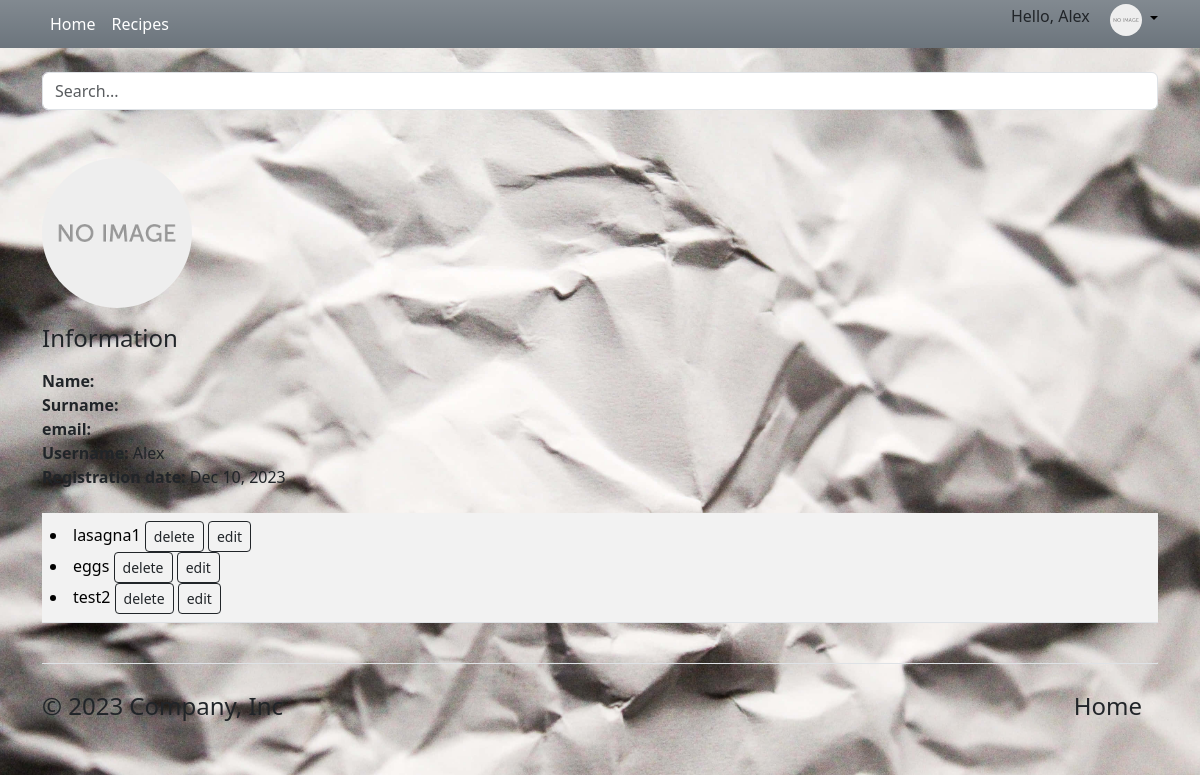
The app's page /profile/user_page/ (signed in) with its own data.
### profiles/models.py (models this page shows, shortened)
class Profile(models.Model):
    first_name = models.CharField(max_length=50, verbose_name='First name')
    last_name = models.CharField(max_length=50, verbose_name='Last name')
    nickname = models.CharField(max_length=150, verbose_name='Nickname')
    email = models.EmailField(verbose_name='Mail', null=True, blank=True)
    avatar = models.ImageField("avatar", default='default.png', upload_to='avatars/')
    favourites = models.ManyToManyField(Recipes, blank=True, default=None, related_name='favourite_recipe')
    user = models.OneToOneField(User, on_delete=models.CASCADE, related_name='profile_user')
    created_at = models.DateTimeField(verbose_name='Created at', auto_now_add=True)
    updated_at = models.DateTimeField(verbose_name='Updated at', auto_now=True)
    class Meta:
        verbose_name = 'Profile'
        verbose_name_plural = 'Profiles'

### book/models.py (models this page shows, shortened)
class Recipes(models.Model):
    title = models.CharField(max_length=255, verbose_name='Recipe')
    photo = models.ImageField('Photo', upload_to='photo/', default='default.png')
    ingredients = models.ManyToManyField(Ingredients, related_name='Ingredients')
    cooking = models.TextField(verbose_name='Cooking method')
    time_cook = models.CharField(max_length=10, verbose_name='Cooking time')
    slug = models.SlugField(unique=True)
    creator = models.ForeignKey(User, on_delete=models.CASCADE, related_name='Creator', null=True, blank=True)
    created_at = models.DateTimeField(verbose_name='Created at', auto_now_add=True)
    updated_at = models.DateTimeField(verbose_name='Updated at', auto_now=True)
    class Meta:
        verbose_name = 'Recipe'
        verbose_name_plural = 'Recipes'
        ordering = ['created_at']

### profiles/views.py (the view)
# urls.py: path('user_page/', views.user_page, name='user_page'),
def user_page(request):
    user_pk = request.user.pk
    profile_ = Profile.objects.filter(user__pk=user_pk).first()
    recipes = Recipes.objects.select_related().filter(creator__pk=user_pk)
    context = {
        "profile": profile_,
        "recipes": recipes,
    }
    return render(request, 'profile.html', context=context)

### profiles/templates/profile.html (shortened to what this page needs)
{% extends 'base.html' %}
{% block content %}
<div class="container">
    <div class="row">
        <div class="col-sm-3 mt-3">
        </div>
    </div>
    <div class="row">
        <div class="col-sm-3">
            <div class="text">
                {% if profile.avatar %}
                <img src="{{ profile.avatar.url }}" class="avatar img-circle" alt="avatar" style=
                        "width: 150px;
                         height: 150px;
                         border-radius: 50%;
                         object-fit: cover;
                         object-position: center right">
                {% endif %}
            </div>
            <div class="col-mb-9 mt-3">
                <div class="panel panel-default">
                    <div class="panel-heading">
                        <h4>Information</h4>
                        </div>
                    <div class="panel-body">
                        <ul class="list-unstyled mt-3 mb-4">
                            <li><b>Name:</b> {{ profile.first_name }}</li>
                            <li><b>Surname:</b> {{ profile.last_name }}</li>
                            <li><b>email:</b> {{ profile.email }}</li>
                            <li><b>Username:</b> {{ profile.nickname }}</li>
                            <li><b>Registration date:</b> {{ profile.created_at|date:"M d, Y" }}</li>
                        </ul>
                    </div>
                </div>
            </div>
        </div>
    </div>
    <div class="table-responsive">
        <table class="table table-striped table-product">
            <tbody>
                <tr>
                    <td>
                        {% for recipe in recipes %}
                            <li>{{ recipe.title }}
                                <a href="{% url 'delete_recipe' recipe.id %}" class="btn btn-sm btn-outline-dark">delete</a>
                                <a href="{% url 'edit_recipe' recipe.id %}" class="btn btn-sm btn-outline-dark">edit</a>
                            </li>
                        {% endfor %}
                    </td>
                </tr>
            </tbody>
        </table>
    </div>
</div>
{% endblock %}

### templates/base.html (shortened to what this page needs)
<!DOCTYPE html>
<html lang="en">
<head>
    {% load static %}
    <link href="https://cdn.jsdelivr.net/npm/bootstrap@5.3.2/dist/css/bootstrap.min.css" rel="stylesheet" >
</head>
<body>
  <nav class="py-1 bg-secondary bg-gradient">
    <div class="container d-flex flex-wrap">
      {% if user.is_superuser %}
      <ul class="nav col-12 col-lg-auto me-lg-auto mb-2 justify-content-center mb-md-0">
          <li><a href="{% url 'home' %}" class="nav-link px-2 text-white">Home</a></li>
          <li><a href="{% url 'recipes' %}" class="nav-link px-2 text-white">Recipes</a></li>
          <li><a href="#" class="nav-link px-2 text-white">About</a></li>
          <li><a href="{% url 'admin:index' %}" class="nav-link px-2 text-white">Admin panel</a></li>
      </ul>
        {% else %}
        <ul class="nav col-12 col-lg-auto me-lg-auto mb-2 justify-content-center mb-md-0">
          <li><a href="{% url 'home' %}" class="nav-link px-2 text-white">Home</a></li>
          <li><a href="{% url 'recipes' %}" class="nav-link px-2 text-white">Recipes</a></li>
        </ul>
        {% endif %}
        {% if user.is_authenticated %}
                <span style="margin-right: 20px">Hello, {{request.user}}</span>
                <div class="dropdown text-end">
                  <a href="#" class="d-block link-body-emphasis text-decoration-none dropdown-toggle" data-bs-toggle="dropdown" aria-expanded="false">
                    <img src="{{ request.user.profile_user.avatar.url }}" alt="mdo" width="32" height="32" class="rounded-circle">
                  </a>
                </div>
        {% else %}
            <div class="text-end">
              <button type="button" onclick="window.location.href={% url 'login' %}" class="btn btn-outline-light me-2">Login</button>
              <button type="button" onclick="window.location.href={% url 'register' %}" class="btn btn-outline-light">Sign-up</button>
            </div>
        {% endif %}
    </div>
  </nav>
  <header class="py-10">
    <div class="container flex-wrap justify-content-center py-4">
      <form class="col-12 col-lg-auto mb-3 mb-lg-0" role="search" action="{% url 'search_recipe' %}" method="get">
        <input name="q" type="text" class="form-control form-control-dark text-dark" placeholder="Search..." aria-label="Search">
      </form>
    </div>
  </header>
{% block content %}
{% endblock %}
<div class="container">
  <footer class="d-flex flex-wrap justify-content-between align-items-center py-3 my-4 border-top">
    <p class="col-md-4 mb-0 text-body-dark fs-4">© 2023 Company, Inc</p>
    <ul class="nav col-md-4 justify-content-end">
      <li class="nav-item"><a href="{% url 'home' %}" class="nav-link px-3 text-dark fs-4">Home</a></li>
    </ul>
  </footer>
</div>
</body>
</html>

### records on screen
Profile: avatar (placeholder picture), nickname "Alex", created_at "Dec 10, 2023"
Recipes: title "lasagna1"
Recipes: title "eggs"
Recipes: title "test2"

### other values on screen
{{ request.user }} "Alex"
